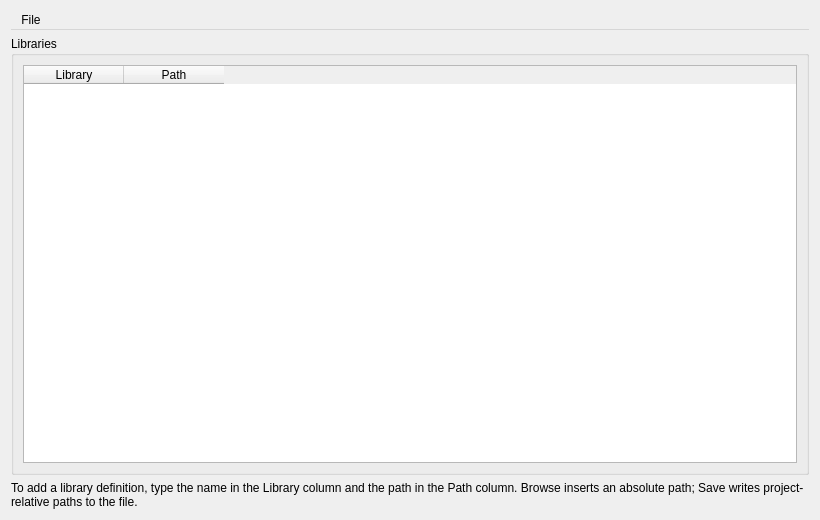
<?xml version="1.0" encoding="UTF-8"?>
<ui version="4.0">
 <class>ProjectEditor</class>
 <widget class="QDialog" name="ProjectEditor">
  <property name="geometry">
   <rect>
    <x>0</x>
    <y>0</y>
    <width>820</width>
    <height>520</height>
   </rect>
  </property>
  <property name="windowTitle">
   <string>Project Editor</string>
  </property>
  <layout class="QVBoxLayout" name="verticalLayout">
   <item>
    <widget class="QMenuBar" name="menuBar">
     <widget class="QMenu" name="menuFile">
      <property name="title">
       <string>File</string>
      </property>
      <addaction name="actionSave"/>
      <addaction name="actionSaveAs"/>
      <addaction name="separator"/>
      <addaction name="actionClose"/>
     </widget>
     <addaction name="menuFile"/>
    </widget>
   </item>
   <item>
    <widget class="QGroupBox" name="groupLibraries">
     <property name="title">
      <string>Libraries</string>
     </property>
     <layout class="QVBoxLayout" name="librariesLayout">
      <item>
       <widget class="QTableWidget" name="tableEntries">
        <property name="selectionBehavior">
         <enum>QAbstractItemView::SelectRows</enum>
        </property>
        <property name="selectionMode">
         <enum>QAbstractItemView::ExtendedSelection</enum>
        </property>
        <property name="contextMenuPolicy">
         <enum>Qt::CustomContextMenu</enum>
        </property>
        <column>
         <property name="text">
          <string>Library</string>
         </property>
        </column>
        <column>
         <property name="text">
          <string>Path</string>
         </property>
        </column>
       </widget>
      </item>
     </layout>
    </widget>
   </item>
   <item>
    <widget class="QLabel" name="labelHelp">
     <property name="text">
      <string>To add a library definition, type the name in the Library column and the path in the Path column. Browse inserts an absolute path; Save writes project-relative paths to the file.</string>
     </property>
     <property name="wordWrap">
      <bool>true</bool>
     </property>
    </widget>
   </item>
  </layout>
  <action name="actionSave">
   <property name="text">
    <string>Save</string>
   </property>
   <property name="shortcut">
    <string>Ctrl+S</string>
   </property>
  </action>
  <action name="actionSaveAs">
   <property name="text">
    <string>Save As...</string>
   </property>
  </action>
  <action name="actionClose">
   <property name="text">
    <string>Close</string>
   </property>
   <property name="shortcut">
    <string>Ctrl+W</string>
   </property>
  </action>
 </widget>
 <resources/>
 <connections/>
</ui>
